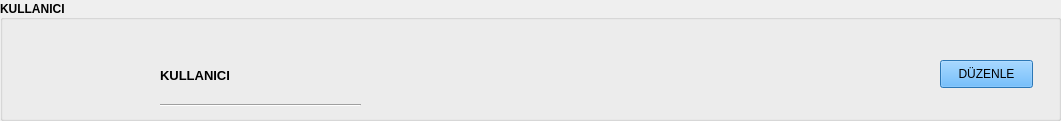
     <widget class="QGroupBox" name="groupBox_anasayfa_kullanici">
      <property name="geometry">
       <rect>
        <x>30</x>
        <y>30</y>
        <width>1061</width>
        <height>121</height>
       </rect>
      </property>
      <property name="font">
       <font>
        <weight>75</weight>
        <bold>true</bold>
       </font>
      </property>
      <property name="styleSheet">
       <string notr="true">/* GroupBox */
#groupBox_anasayfa_kullanici {
  border: 1.2px solid #FFFFFF; /* Gri border rengi */
  color: #FFFFFF;
}</string>
      </property>
      <property name="title">
       <string>KULLANICI</string>
      </property>
      <property name="alignment">
       <set>Qt::AlignLeading|Qt::AlignLeft|Qt::AlignVCenter</set>
      </property>
      <property name="flat">
       <bool>true</bool>
      </property>
      <property name="checked">
       <bool>false</bool>
      </property>
      <widget class="QLabel" name="label_anasayfa_kullanici_foto">
       <property name="geometry">
        <rect>
         <x>10</x>
         <y>20</y>
         <width>111</width>
         <height>91</height>
        </rect>
       </property>
       <property name="text">
        <string/>
       </property>
       <property name="pixmap">
        <pixmap resource="../icons/icons.qrc">:/icons/user (2).png</pixmap>
       </property>
       <property name="scaledContents">
        <bool>true</bool>
       </property>
      </widget>
      <widget class="QLabel" name="label_anasayfa_kullanici_adi">
       <property name="geometry">
        <rect>
         <x>160</x>
         <y>50</y>
         <width>161</width>
         <height>51</height>
        </rect>
       </property>
       <property name="font">
        <font>
         <pointsize>10</pointsize>
         <weight>75</weight>
         <bold>true</bold>
        </font>
       </property>
       <property name="text">
        <string>KULLANICI</string>
       </property>
      </widget>
      <widget class="QPushButton" name="pushButton_anasayfa_duzenle">
       <property name="geometry">
        <rect>
         <x>940</x>
         <y>60</y>
         <width>93</width>
         <height>28</height>
        </rect>
       </property>
       <property name="styleSheet">
        <string notr="true">background-color: #3EA6FF;
</string>
       </property>
       <property name="text">
        <string>DÜZENLE</string>
       </property>
      </widget>
      <widget class="Line" name="line_14">
       <property name="geometry">
        <rect>
         <x>160</x>
         <y>85</y>
         <width>201</width>
         <height>41</height>
        </rect>
       </property>
       <property name="orientation">
        <enum>Qt::Horizontal</enum>
       </property>
      </widget>
     </widget>
